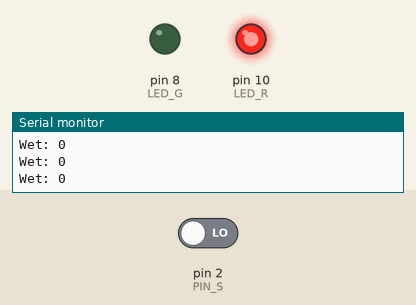
Recording of a sketch running on a simulated Arduino Uno, built with avr-gcc and run on an emulated ATmega328P. On the bench: output pins drawn as LEDs (lit = HIGH), the last lines printed to the serial monitor. Inputs (shaded band) come from the test bench; at power-on: pin 2 (PIN_S) LOW.

Above: at 1.2 s.
1.3 s: pin 2 (PIN_S) driven HIGH
At 2.2 s:
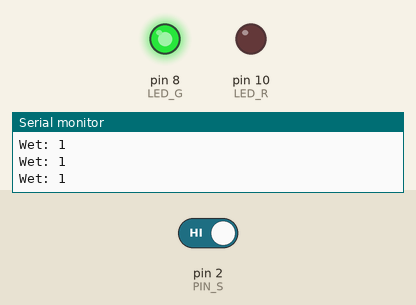
2.8 s: pin 2 (PIN_S) driven LOW
At 3.4 s:
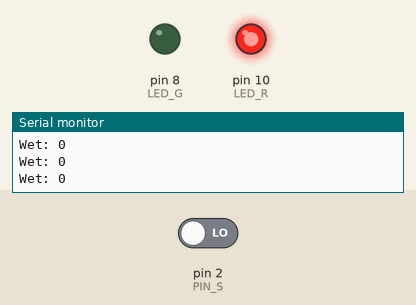
Timing chart, 0 to 5.8 s (numbered marks = the images above; inputs shaded):
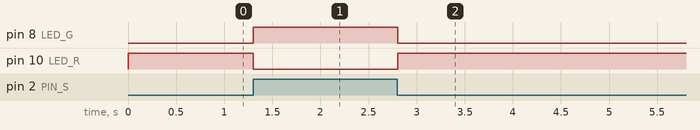

Measured:
- after the input at 1.3 s, pin 8 (LED_G): LOW → HIGH at once; pin 10 (LED_R): HIGH → LOW at once
- after the input at 2.8 s, pin 8 (LED_G): HIGH → LOW at once; pin 10 (LED_R): LOW → HIGH at once

The sketch:

Water_Sensor_Test.ino
```cpp
// Water Level Sensor Test
// Sensor: (Wet = HIGH) & Dry = LOW)
// LEDs: (HIGH = ON, LOW = OFF)

const int PIN_S = 2;    // Sensor Pin
const int LED_G = 8;    // Green LED
const int LED_R = 10;   // Red LED

void setup()
{
  Serial.begin(9600);
  pinMode(PIN_S, INPUT);
  pinMode(LED_G, OUTPUT);
  pinMode(LED_R, OUTPUT);
}

void loop()
{
  bool wet = digitalRead(PIN_S);  // (WET = 1) & (DRY = 0)

  Serial.print("Wet: ");
  Serial.println(wet);

  if (wet)
  {
    // Basin has Water: (GREEN = ON) & (RED = OFF)
    digitalWrite(LED_G, HIGH);
    digitalWrite(LED_R, LOW);
  }
  else
  {
    // Basin Low:(GREEN = OFF) & (RED = ON)
    digitalWrite(LED_G, LOW);
    digitalWrite(LED_R, HIGH);
  }

  delay(100);
}
```
